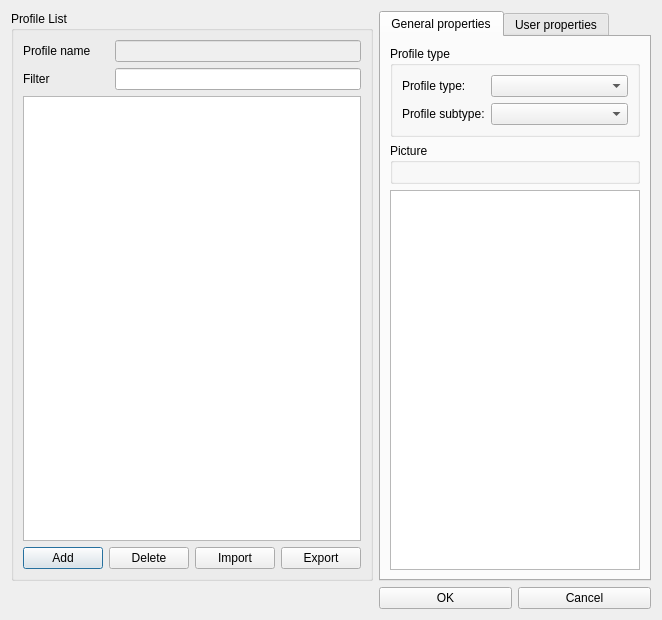
<?xml version="1.0" encoding="UTF-8"?>
<ui version="4.0">
 <class>dialogProfile</class>
 <widget class="QDialog" name="dialogProfile">
  <property name="geometry">
   <rect>
    <x>0</x>
    <y>0</y>
    <width>636</width>
    <height>620</height>
   </rect>
  </property>
  <property name="windowTitle">
   <string>Profile catalog</string>
  </property>
  <layout class="QGridLayout" name="gridLayout">
   <item row="0" column="0">
    <widget class="QGroupBox" name="groupBox_3">
     <property name="title">
      <string>Profile List</string>
     </property>
     <layout class="QGridLayout" name="gridLayout_6">
      <item row="0" column="0" colspan="2">
       <widget class="QLabel" name="labelFilter_2">
        <property name="text">
         <string>Profile name</string>
        </property>
       </widget>
      </item>
      <item row="0" column="2" colspan="3">
       <widget class="QLineEdit" name="lineEditProfileName">
        <property name="enabled">
         <bool>false</bool>
        </property>
        <property name="sizePolicy">
         <sizepolicy hsizetype="MinimumExpanding" vsizetype="Fixed">
          <horstretch>1</horstretch>
          <verstretch>0</verstretch>
         </sizepolicy>
        </property>
        <property name="text">
         <string notr="true"/>
        </property>
       </widget>
      </item>
      <item row="1" column="0">
       <widget class="QLabel" name="labelFilter">
        <property name="text">
         <string>Filter</string>
        </property>
       </widget>
      </item>
      <item row="1" column="2" colspan="3">
       <widget class="QLineEdit" name="lineEditFilter">
        <property name="sizePolicy">
         <sizepolicy hsizetype="MinimumExpanding" vsizetype="Fixed">
          <horstretch>0</horstretch>
          <verstretch>0</verstretch>
         </sizepolicy>
        </property>
        <property name="text">
         <string notr="true"/>
        </property>
       </widget>
      </item>
      <item row="2" column="0" colspan="5">
       <widget class="QTreeView" name="treeViewProfiles">
        <property name="enabled">
         <bool>true</bool>
        </property>
        <property name="styleSheet">
         <string notr="true"/>
        </property>
        <property name="editTriggers">
         <set>QAbstractItemView::EditKeyPressed</set>
        </property>
        <property name="alternatingRowColors">
         <bool>true</bool>
        </property>
       </widget>
      </item>
      <item row="3" column="0">
       <widget class="QPushButton" name="pushButtonAdd">
        <property name="text">
         <string>Add</string>
        </property>
       </widget>
      </item>
      <item row="3" column="1" colspan="2">
       <widget class="QPushButton" name="pushButtonDelete">
        <property name="text">
         <string>Delete</string>
        </property>
       </widget>
      </item>
      <item row="3" column="3">
       <widget class="QPushButton" name="pushButtonImport">
        <property name="text">
         <string>Import</string>
        </property>
       </widget>
      </item>
      <item row="3" column="4">
       <widget class="QPushButton" name="pushButtonExport">
        <property name="text">
         <string>Export</string>
        </property>
       </widget>
      </item>
     </layout>
    </widget>
   </item>
   <item row="0" column="1" colspan="2">
    <widget class="QTabWidget" name="tabWidgetProperties">
     <property name="currentIndex">
      <number>0</number>
     </property>
     <widget class="QWidget" name="tabGeneralProperties">
      <attribute name="title">
       <string>General properties</string>
      </attribute>
      <layout class="QGridLayout" name="gridLayout_4">
       <item row="0" column="0">
        <widget class="QGroupBox" name="groupBox">
         <property name="title">
          <string>Profile type</string>
         </property>
         <layout class="QGridLayout" name="gridLayout_2">
          <item row="0" column="0">
           <widget class="QLabel" name="label">
            <property name="text">
             <string>Profile type:</string>
            </property>
           </widget>
          </item>
          <item row="0" column="1">
           <widget class="QComboBox" name="comboBox">
            <property name="sizePolicy">
             <sizepolicy hsizetype="MinimumExpanding" vsizetype="Fixed">
              <horstretch>0</horstretch>
              <verstretch>0</verstretch>
             </sizepolicy>
            </property>
            <property name="currentText">
             <string notr="true"/>
            </property>
           </widget>
          </item>
          <item row="1" column="0">
           <widget class="QLabel" name="label_2">
            <property name="text">
             <string>Profile subtype:</string>
            </property>
           </widget>
          </item>
          <item row="1" column="1">
           <widget class="QComboBox" name="comboBox_2">
            <property name="currentText">
             <string notr="true"/>
            </property>
           </widget>
          </item>
         </layout>
        </widget>
       </item>
       <item row="1" column="0">
        <widget class="QGroupBox" name="groupBox_2">
         <property name="title">
          <string>Picture</string>
         </property>
         <layout class="QGridLayout" name="gridLayout_3"/>
        </widget>
       </item>
       <item row="2" column="0">
        <widget class="QTableView" name="tableViewProfileProperties">
         <property name="minimumSize">
          <size>
           <width>250</width>
           <height>0</height>
          </size>
         </property>
         <property name="sizeAdjustPolicy">
          <enum>QAbstractScrollArea::AdjustToContents</enum>
         </property>
        </widget>
       </item>
      </layout>
     </widget>
     <widget class="QWidget" name="tab_UserProperties">
      <attribute name="title">
       <string>User properties</string>
      </attribute>
      <layout class="QGridLayout" name="gridLayout_5">
       <item row="0" column="0">
        <widget class="QListView" name="listView"/>
       </item>
      </layout>
     </widget>
    </widget>
   </item>
   <item row="1" column="1">
    <widget class="QPushButton" name="pushButtonOk">
     <property name="text">
      <string>OK</string>
     </property>
    </widget>
   </item>
   <item row="1" column="2">
    <widget class="QPushButton" name="pushButtonCancel">
     <property name="sizePolicy">
      <sizepolicy hsizetype="Minimum" vsizetype="Fixed">
       <horstretch>0</horstretch>
       <verstretch>0</verstretch>
      </sizepolicy>
     </property>
     <property name="text">
      <string>Cancel</string>
     </property>
    </widget>
   </item>
  </layout>
 </widget>
 <resources/>
 <connections/>
</ui>
